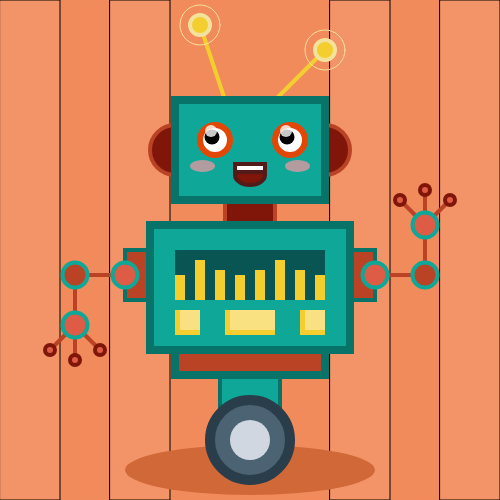
Frame 1 (no input)
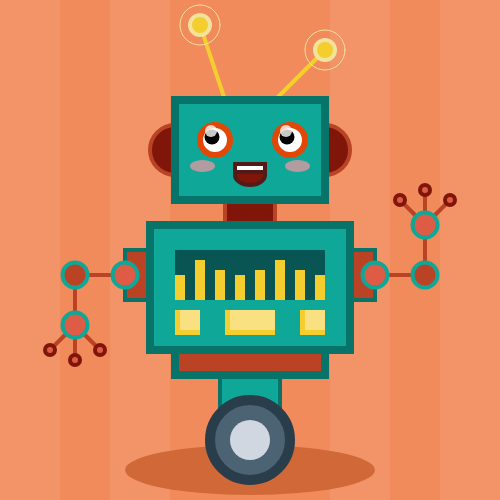
Frame 60 (no input)
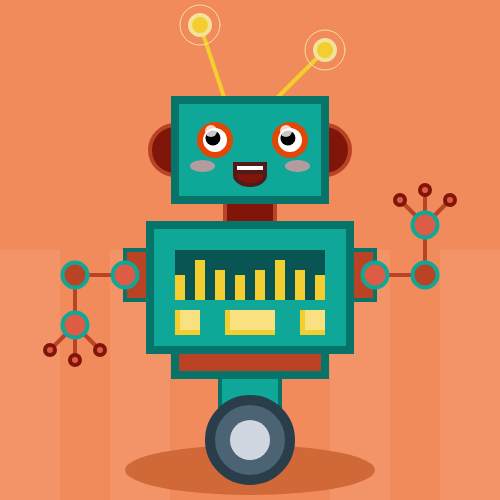
Frame 120 (the mouse pressed at the canvas centre since frame 60)

The p5.js sketch that drew these frames (run headless with seeded random() and noise() and a simulated clock; from frame 60 on, the mouse is pressed at the canvas centre):

// p5.js sketch
// ── sketch.js
function setup() {
	// define artboard size
	createCanvas(500,500);
}

function draw() {
	colorMode(RGB);
	background(241,139,91);

	//bgmovement
	fill(255,255,255,20);
	quad(0, mouseY, 60, mouseY, 60, 500, 0, 500);
	quad(110, mouseY, 170, mouseY, 170, 500, 110, 500);
	quad(330, mouseY, 390, mouseY, 390, 500, 330, 500);
	quad(440, mouseY, 500, mouseY, 500, 500, 440, 500);

	//ears
	strokeWeight(4);
	stroke(187,67,37);
	fill(127,22,9);
	ellipseMode(CENTER);
	ellipse(175,150,50,50);
	ellipse(325,150,50,50);

	//Neck
	fill(127,22,9);
	rectMode(CORNER);
	rect(225, 200, 50, 25);

	//ombra
	strokeWeight(0);
	stroke(44,28,247);
	fill(208,104,55);
	ellipseMode(CENTER);
	ellipse(250,470,250,50);

	//leg
	strokeWeight(4);
	stroke(8,115,104)
	fill(15,167,151);
	rectMode(CENTER);
	rect(250, 400, 60, 50);
	strokeWeight(10);
	stroke(42,61,75)
	fill(76,99,115);
	ellipseMode(CENTER);
	ellipse(250,440,80,80);
	strokeWeight(0);
	fill(208,215,224);
	ellipse(250,440,40,40);

	//shoulders
	strokeWeight(4);
	stroke(8,115,104)
	fill(187,67,37);
	rectMode(CORNER);
	rect(125,250,25,50);
	rect(350,250,25,50);

	//body
	strokeWeight(8);
	stroke(8,115,104)
	fill(187,67,37);
	rectMode(CORNER);
	rect(175,350,150,25);
	strokeWeight(8);
	stroke(8,115,104);
	fill(15,167,151);
	rect(150, 225, 200, 125);

	//display
	strokeWeight(0);
	fill(9,85,83);
	rect(175,250,150,50);
	fill(244,205,47);
	rect(175,275,10,25);
	rect(195,260,10,40);
	rect(215,270,10,30);
	rect(235,275,10,25);
	rect(255,270,10,30);
	rect(275,260,10,40);
	rect(295,270,10,30);
	rect(315,275,10,25);

	//bottons
	strokeWeight(0);
	stroke(8,115,104);
	fill(244,205,47);
  rect(175,310,25,25);
	rect(300,310,25,25);
	rect(225,310,50,25);
	strokeWeight(0);
	fill(255,255,255,100);
	rect(180,310,20,20);
	rect(305,310,20,20);
	rect(230,310,45,20);


	//fingers
	strokeWeight(4);
	stroke(187,67,37);
	line(75,325,75,360);
	line(75,325,50,350);
	line(75,325,100,350);
	line(425,225,425,190);
	line(425,225,400,200);
	line(425,225,450,200);
	strokeWeight(4);
	stroke(127,22,9);
	fill(222,92,70);
	ellipseMode(CENTER);
	ellipse(75,360,10,10);
	ellipse(50,350,10,10);
	ellipse(100,350,10,10);
	ellipse(425,190,10,10);
	ellipse(400,200,10,10);
	ellipse(450,200,10,10);

	//armright
	strokeWeight(4);
	stroke(187,67,37);
	line(125,275,75,275);
	line(75,275,75,325);
	strokeWeight(4);
	stroke(15,167,151);
	fill(222,92,70);
	ellipseMode(CENTER);
	ellipse(125,275,25,25);
	ellipse(75,325,25,25);
	fill(187,67,37);
	ellipse(75,275,25,25);


	//armleft
	strokeWeight(4);
	stroke(187,67,37);
	line(375,275,425,275);
	line(425,275,425,225);
	strokeWeight(4);
	stroke(15,167,151);
	fill(222,92,70);
	ellipseMode(CENTER);
	ellipse(375,275,25,25);
	ellipse(425,225,25,25);
	fill(187,67,37);
	ellipse(425,275,25,25);

	//antennas
	strokeWeight(4);
	stroke(244,205,47);
	fill(244,205,47);
	line(200, 25, 225, 100);
	line(275,100,325,50);
	strokeWeight(4);
	stroke(243,226,155);
	ellipseMode(CENTER);
	ellipse(200,25,20,20);
	ellipse(325,50,20,20);

	//radio
	strokeWeight(1);
	stroke(243,226,155);
	noFill();
	ellipseMode(CENTER);
	ellipse(200,25,40,40);
	ellipse(325,50,40,40);

	//head
	strokeWeight(8);
	stroke(8,115,104);
	fill(15,167,151);
	rect(175,100,150,100);

	//mouth
	strokeWeight(4);
	stroke(83,26,26);
	fill(127,22,9);
	ellipse(250,175,30,20);
	fill(255,255,255);
	rectMode(CENTER);
	rect(250,168,30,8);

	//eyes
	strokeWeight(6);
	stroke(227,71,5);
	fill(255,255,255);
	ellipseMode(CORNER);
	ellipse(200,125,30,30);
	ellipse(275,125,30,30);

	//pupils
	strokeWeight(0);
	fill(0,0,0);
	ellipseMode(CENTER);
	//ellipse(212,137,15,15);
	//ellipse(287,137,15,15);
	ellipse(((mouseX/4000)*15+212),((mouseY/4000)*15+137),15,15);
	ellipse(((mouseX/4000)*15+287),((mouseY/4000)*15+137),15,15);

	//light
	strokeWeight(0);
	fill(255,255,255,200);
	ellipseMode(CORNER);
	ellipse(205,125,12,12);
	ellipse(280,125,12,12);

	//blush
	strokeWeight(0);
	fill(247,152,165,180);
	ellipse(190,160,25,12);
	ellipse(285,160,25,12);

}
